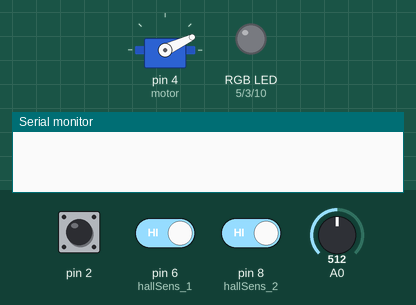
Recording of a sketch running on a simulated Arduino Uno, built with avr-gcc and run on an emulated ATmega328P. On the bench: servo, an RGB LED mixed from three pins (HIGH = lit), the last lines printed to the serial monitor. Inputs (shaded band) come from the test bench; at power-on: pin 8 (hallSens_2) HIGH, pin 2 HIGH, A0 = 512, pin 6 (hallSens_1) HIGH.

Above: at 4.2 s.
4.3 s: pin 8 (hallSens_2) driven LOW
At 5.2 s:
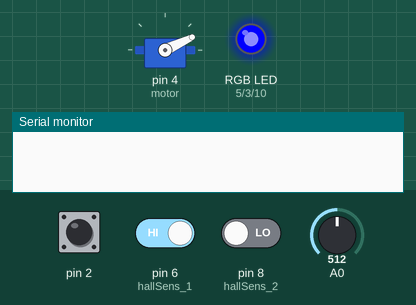
5.8 s: pin 2 pulled LOW for 0.15 s
At 6.8 s:
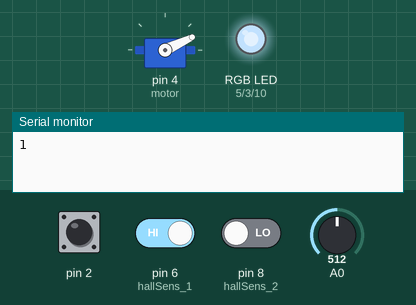
7.4 s: A0 set to 716
At 8.5 s:
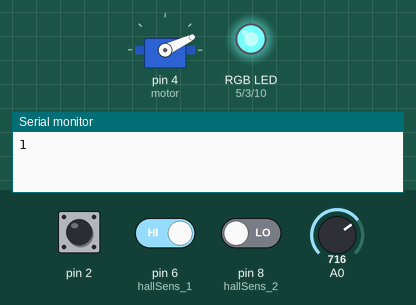
8.9 s: pin 6 (hallSens_1) driven LOW
At 9.9 s:
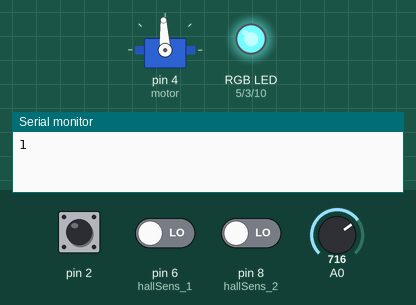
10.4 s: A0 set to 900
At 11.1 s:
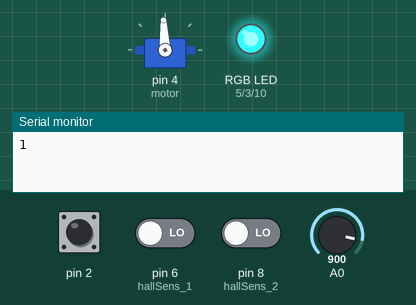
11.9 s: pin 6 (hallSens_1) driven HIGH
At 14.0 s:
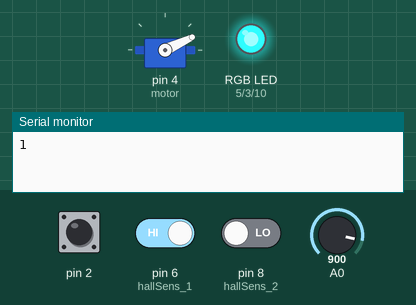
Timing chart, 0 to 15.4 s (numbered marks = the images above; inputs shaded):
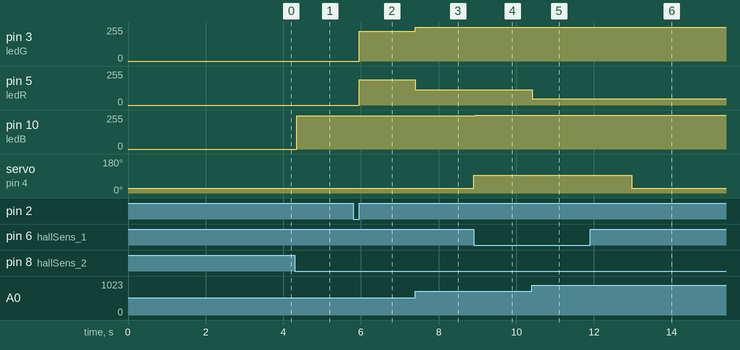

The sketch:

elTorpedo_Carbon_Test.ino
```cpp
/*
  pinOUT
  2 - КНОПКА
  3 - СД ЗЕЛЕНЫЙ
  4 - Сигнал зарядки +
  5 - СД КРАСНЫЙ
  6 - ДАТЧИК ХОЛЛА 1
  7 - МОТОР
  8 - ДАТЧИК ХОЛЛА 2
  9 - СД СИНИЙ
  10 -
  11 - //ВКЛ ЗАПИСИ ВЫХОД
  12 - //ВКЛ МОТОРА ВХОД
  13 - //ВКЛ МОТОРА ВХОД 2
  А0 - уровень напряжения

  1 - +
  2 - -
  3,4 - sign
*/
#include <EncButton.h>
#include <Servo.h>

EncButton<EB_TICK, 2> btn(INPUT_PULLUP);
Servo motor;

//  var init
bool hallSens = false, hallSens_1 = false, hallSens_2 = false, speedSwitch = false, speedSwitch2 = false, speedArr[] = {true, false};
int ledR = 5, ledG = 3, ledB = 10, motorStop = 800, motorSpeedArr[] = {1500, 2200}, i = 0, n = 0,
    chargeLvl = 0, chargeLvlMap = 0, chargeLvlR = 0, chargeLvlG = 0;

bool enabled, motorEnabled = false;


void setup() {


  motor.attach(4);
  Serial.begin(9600);

  pinMode(ledR, OUTPUT); //RED
  pinMode(ledG, OUTPUT); //Green
  pinMode(ledB, OUTPUT); //Blue
  pinMode(6, INPUT_PULLUP); //hallSens_1
  pinMode(8, INPUT_PULLUP); //hallSens_2


  //  LED off initialisation (LOW - off, HIGH - on)
  digitalWrite(ledR, LOW);
  digitalWrite(ledG, LOW);
  digitalWrite(ledB, LOW);

  //  Motor ON initialisation 3 sec waiting
  motor.writeMicroseconds(motorStop);
  delay(3000);
}

void loop() {

  //update sensor status every loop
  hallSens_1 = !digitalRead(6);
  hallSens_2 = !digitalRead(8);
  hallSens = (hallSens_1 && hallSens_2);
  chargeLvl = analogRead(A0);
  //  Serial.print(hallSens);
  //  Serial.print("   ");
  //  Serial.print(hallSens_1);
  //  Serial.print("   ");
  //  Serial.println(hallSens_2);


  //indication sensor blue led
  if (hallSens_1) {
    digitalWrite(ledB, HIGH);
  } else {
    digitalWrite(ledB, LOW);
    if (hallSens_2) {
      digitalWrite(ledB, HIGH);
    }
    else {
      digitalWrite(ledB, LOW);
    }
  }

  //получение флага вкл/выкл
  btn.tick();
  if (btn.isClick()) {
    enabled = !enabled;
    Serial.print(enabled);
  }

  //индикация включения + инициализация мотора
  if (!enabled) {
    motor.writeMicroseconds(motorStop);
    digitalWrite(ledR, LOW);
    digitalWrite(ledG, LOW);
    i = 0;
  } else {
    i = 0;
    chargeLvlMap = map(chargeLvl, 0, 1023, 630, 840);
    chargeLvlG = map(chargeLvlMap, 750, 630, 253, 0);
    chargeLvlG = constrain(chargeLvlG, 0, 253);
    chargeLvlR = map(chargeLvlMap, 700, 840, 253, 0);
    chargeLvlR = constrain(chargeLvlR, 0, 253);
    analogWrite(ledR, chargeLvlR);
    analogWrite(ledG, chargeLvlG);

    //Charge indicator calibration, low(chargeLvl) = 20v(790), high(chargeLvl) = ,
    //    Serial.print(chargeLvl);
    //    Serial.print("   ");
    //    Serial.print(chargeLvlMap);
    //    Serial.print("   ");
    //    Serial.print(chargeLvlR);
    //    Serial.print("   ");
    //    Serial.println(chargeLvlG);

    if (hallSens && speedArr[0])  {
      motor.writeMicroseconds(motorSpeedArr[0]);
      speedSwitch2 = true;
      delay(20);
      return;
    }
    else if (hallSens && speedArr[1])  {
      motor.writeMicroseconds(motorSpeedArr[1]);
      speedSwitch2 = true;
      delay(20);
      return;
    } else {
      if (speedSwitch2) {
        delay(50);
        while (i < 100) {
          hallSens_1 = !digitalRead(6);
          hallSens_2 = !digitalRead(8);
          hallSens = (hallSens_1 && hallSens_2);
          if (hallSens && !speedSwitch) {
            speedSwitch = true;
            speedSwitch2 = false;
            speedArr[0] = !speedArr[0];
            speedArr[1] = !speedArr[1];
            return;
          }
          if (!hallSens && speedSwitch) {
            speedSwitch = false;
          }
          i++;
          delay(10);
        }
      }
      motor.writeMicroseconds(motorStop);
      speedArr[0] = true;
      speedArr[1] = false;
      speedSwitch2 = false;
    }
  }
}
```

Measured:
- after the input at 4.3 s, pin 10 (ledB): 0/255 → 250/255 at once
- after the input at 5.8 s, pin 3 (ledG): 0/255 → 222/255 after 0.15 s; pin 5 (ledR): 0/255 → 190/255 after 0.15 s
- after the input at 7.4 s, pin 3 (ledG): 222/255 → 253/255 at once; pin 5 (ledR): 190/255 → 116/255 at once
- after the input at 8.9 s, pin 10 (ledB): 250/255 → 255/255 at once; servo on pin 4 (motor): 25° → 93° at once
- after the input at 10.4 s, pin 5 (ledR): 116/255 → 47/255 at once
- after the input at 11.9 s, servo on pin 4 (motor): 93° → 25° after 1.1 s
